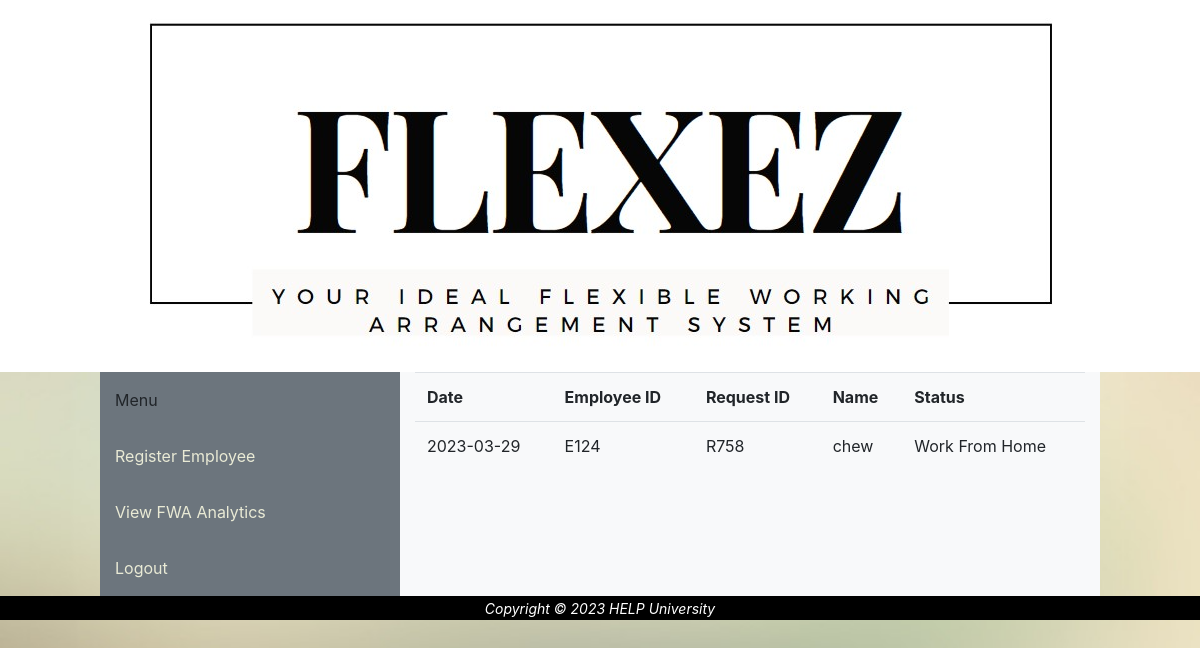
Screenshot of /viewAnalyticDetailsHR.php?date=2023-03-29&workType=Work From Home&deptName=Marketing with the database file from the repository.
### tables this page shows
CREATE TABLE `employee` (
  `employeeID` varchar(10) NOT NULL,
  `password` varchar(25) NOT NULL,
  `name` varchar(50) NOT NULL,
  `position` varchar(20) NOT NULL,
  `email` varchar(50) NOT NULL,
  `FWAstatus` varchar(14) NOT NULL,
  `SupervisorID` varchar(10) DEFAULT NULL,
  `deptID` varchar(10) NOT NULL
);

CREATE TABLE `request` (
  `requestID` varchar(10) NOT NULL,
  `employeeID` varchar(10) NOT NULL,
  `requestDate` date NOT NULL,
  `workType` varchar(20) NOT NULL,
  `description` varchar(50) NOT NULL,
  `reason` varchar(50) NOT NULL,
  `FWAstatus` varchar(10) NOT NULL,
  `comment` varchar(50) NOT NULL
);

### viewAnalyticDetailsHR.php (the view, shortened to what this page needs)
<?php
include 'headerHR.php';
include 'db.php';
$sql = "SELECT name,employee.employeeID,deptName,requestID,requestDate,employee.FWAstatus FROM employee
inner join request on request.employeeID = employee.employeeID
inner join department on employee.deptID = department.deptID
WHERE requestDate ='$_GET[date]'
AND workType='$_GET[workType]'
AND request.FWAstatus = 'Accept'
AND deptName = '$_GET[deptName]'
";
$result = mysqli_query($db,$sql);
?>
<main>
    <?php
    echo "<table class='table'>";
    echo "
     <tr>
     <th>Date</th>
     <th>Employee ID</th>
     <th>Request ID</th>
     <th>Name</th>
     <th>Status</th>
     </tr>";
    if (mysqli_num_rows($result) > 0) {
        while ($row = mysqli_fetch_assoc($result)) {
            echo "
         <tr>
         <td>$row[requestDate]</td>
         <td>$row[employeeID]</td>
         <td>$row[requestID]</td>
         <td>$row[name]</td>
         <td>$row[FWAstatus]</td>
         </tr>";
        }
    } else {
        echo "<tr><td colspan='3'>No data found</td></tr>";
    }
    echo "</table>";
    ?>
</main>
<?php
include 'footer.php';
?>

### PorSie.css (style rules this page uses)
html { overflow: hidden; height: 100%; }
body { margin: auto; text-align: center; background-image: url(img/bg.jpg); background-repeat: no-repeat; background-size: cover; background-attachment: fixed; background-position: center; font-family:'Times New Roman', Times, serif; overflow: auto; height: 100%; width: 100%; }
main { margin: auto; width: 100%; }

### rows the page displays
employee: request.requestDate "2023-03-29", employeeID "E124", request.requestID "R758", name "chew", FWAstatus "Work From Home"
